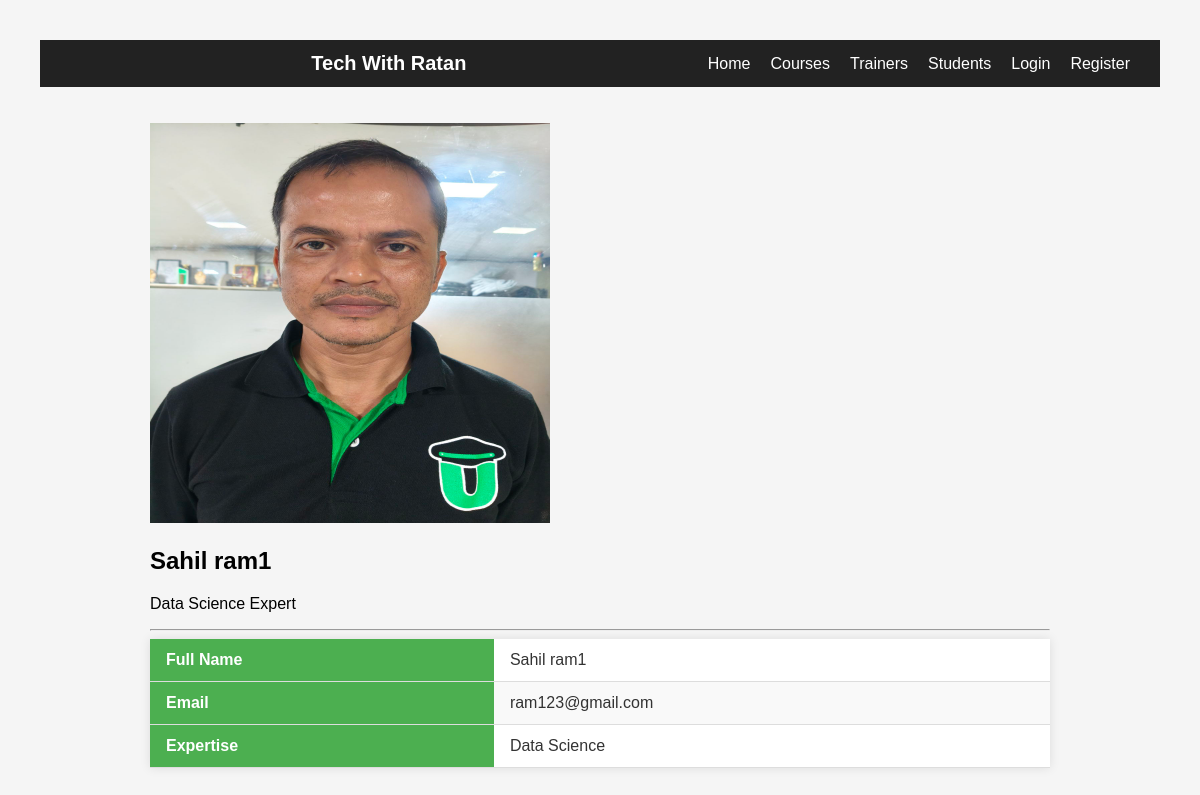
/academy/trainer/2/, run on the app's committed database.
### academy/models.py (models this page shows, shortened)
class Trainer(models.Model):
    first_name=models.CharField(max_length=100)
    last_name=models.CharField(max_length=100)
    email=models.EmailField(unique=True,blank=False, null=False)
    l=[
        ('Python','Python'),
        ('Django','Django'),
        ('Data Science','Data Science')
    ]
    expertise=models.CharField(choices=l,default='Python')
    trainer_photo=models.ImageField(upload_to='images/trainer_photo/')
    def full_name(self):
        return f"{self.first_name} {self.last_name}"

### academy/views.py (the view)
# urls.py: path('trainer/<int:id>/',trainer,name='trainer'),
def trainer(request, id):
    trainer = get_object_or_404(Trainer, id=id)
    return render(request, 'academy/trainer_info.html', {'trainer': trainer})

### templates/academy/trainer_info.html (shortened to what this page needs)
<!DOCTYPE html>
{% load static %}
<html lang="en">
<head>
    <link rel="stylesheet" href="{% static 'css/style.css'%}">
    <link rel="stylesheet" href="https://cdnjs.cloudflare.com/ajax/libs/font-awesome/4.7.0/css/font-awesome.min.css">
</head>
<body>
  <nav class="navbar">
    <div class="nav-logo">Tech With Ratan</div>
    <ul class="nav-links">
        <li><a href="{% url 'home' %}">Home</a></li>
        <li><a href="{% url 'get_courses' %}">Courses</a></li>
        <li><a href="{% url 'get_trainers' %}">Trainers</a></li>
        <li><a href="{% url 'get_students' %}">Students</a></li>
        {% if user.is_authenticated   %}
        <li><a href="{%url 'logout'%}">logout</a></li>
        {%else%}
        <li><a href="{% url 'login' %}">Login</a></li>
        <li><a href="{% url 'register' %}">Register</a></li>
        {%endif%}
    </ul>
</nav>
<div class="container py-5">
    <div class="card shadow-lg p-4">
        <div>
            <br>
            <br>
        </div>
        <div class="text-center mb-4">
            {% if trainer.trainer_photo %}
                <img src="{{ trainer.trainer_photo.url }}" class="profile-img" alt="Trainer Photo" style="height: 400px; width: 400px;">
            {% else %}
                <img src="{% static 'images/default-profile.png' %}" class="profile-img" alt="Default Photo" style="height: 400px; width: 400px;">
            {% endif %}
        </div>
        <h2 class="text-center">{{ trainer.full_name }}</h2>
        <p class="text-muted text-center">{{ trainer.expertise }} Expert</p>
        <hr>
        <table class="table table-bordered">
            <tr>
                <th>Full Name</th>
                <td>{{ trainer.full_name }}</td>
            </tr>
            <tr>
                <th>Email</th>
                <td>{{ trainer.email }}</td>
            </tr>
            <tr>
                <th>Expertise</th>
                <td>{{ trainer.expertise }}</td>
            </tr>
        </table>
    </div>
</div>
</body>
</html>

### training_portal/static/css/style.css (style rules this page uses)
body { font-family: Arial, sans-serif; background-color: #f5f5f5; margin: 0; padding: 40px; }
div { max-width: 900px; margin: 0 auto; }
table { width: 100%; border-collapse: collapse; background: white; box-shadow: 0 0 10px rgba(0,0,0,0.1); }
th, td { padding: 12px 16px; border-bottom: 1px solid #ddd; text-align: left; }
th { background-color: #4CAF50; color: white; text-transform: capitalize; }
tr:nth-child(even) { background-color: #f9f9f9; }
td { color: #333; }
.navbar { display: flex; justify-content: space-between; align-items: center; padding: 12px 30px; background: #222; }
.nav-logo { color: white; font-size: 20px; font-weight: bold; }
.nav-links { list-style: none; display: flex; gap: 20px; margin: 0; padding: 0; }
.nav-links a { text-decoration: none; color: white; font-size: 16px; }

### data on the page
Trainer: trainer_photo (picture), full_name "Sahil ram1", expertise "Data Science", email "ram123@gmail.com"
